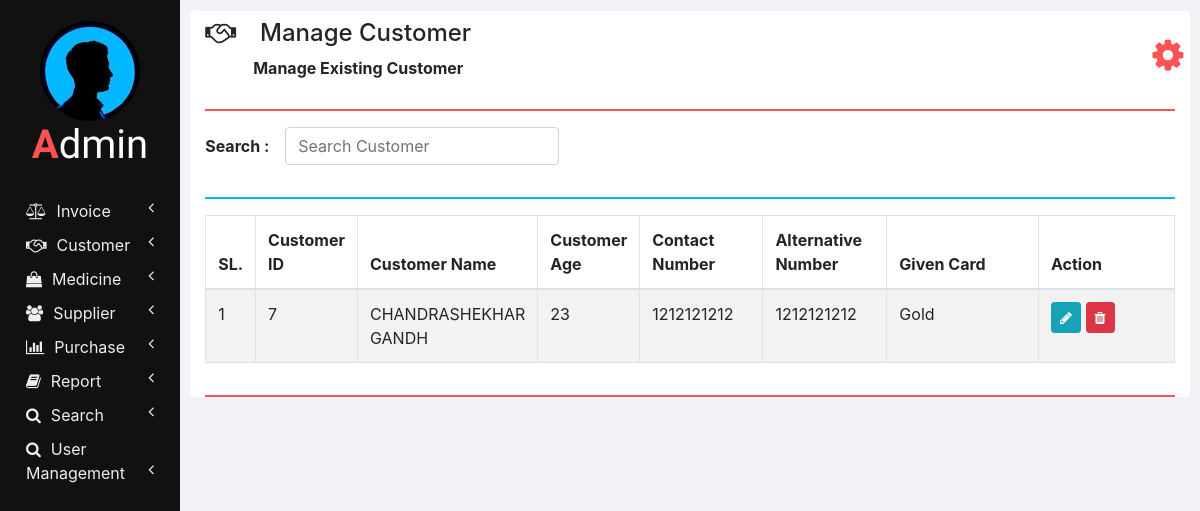
The page /manage_customer.php on the database its author committed.
### tables this page shows
CREATE TABLE `customers` (
  `ID` int(11) NOT NULL,
  `NAME` varchar(20) NOT NULL,
  `AGE` int(11) NOT NULL,
  `DATE_OF_BIRTH` varchar(100) NOT NULL,
  `CONTACT_NUMBER` bigint(20) NOT NULL,
  `ALTERNATIVE_NUMBER` bigint(20) NOT NULL,
  `FATHER_NAME` varchar(20) NOT NULL,
  `FATHER_OCCUPATION` varchar(100) NOT NULL,
  `MOTHER_NAME` varchar(20) NOT NULL,
  `MOTHER_OCCUPATION` varchar(100) NOT NULL,
  `ADDRESS1` varchar(100) NOT NULL,
  `ADDRESS2` varchar(100) NOT NULL,
  `ADHAR_CARD_NUMBER` varchar(100) NOT NULL,
  `GIVEN_CARD` varchar(100) NOT NULL,
  `DISTRICT` varchar(100) NOT NULL,
  `TALUK` varchar(100) NOT NULL,
  `VILLEGE` varchar(100) NOT NULL,
  `DOCTOR_NAME` varchar(100) DEFAULT NULL
);

### php/manage_customer.php (the view, shortened to what this page needs)
<?php
  function showCustomers($id) {
    require "db_connection.php";
    if($con) {
      $seq_no = 0;
      $query = "SELECT * FROM customers";
      $result = mysqli_query($con, $query);
      while($row = mysqli_fetch_array($result)) {
        $seq_no++;
        if($row['ID'] == $id)
          showEditOptionsRow($seq_no, $row);
        else
          showCustomerRow($seq_no, $row);
      }
    }
  }
  function showCustomerRow($seq_no, $row) {
    ?>
    <tr>
      <td><?php echo $seq_no; ?></td>
      <td><?php echo $row['ID'] ?></td>
      <td><?php echo $row['NAME']; ?></td>
      <td><?php echo $row['AGE']; ?></td>
      <td><?php echo $row['CONTACT_NUMBER']; ?></td>
      <td><?php echo $row['ALTERNATIVE_NUMBER']; ?></td>
      <td><?php echo $row['GIVEN_CARD']; ?></td>
      <td>
        <button href="" class="btn btn-info btn-sm" onclick="editCustomer(<?php echo $row['ID']; ?>);">
          <i class="fa fa-pencil"></i>
        </button>
        <button class="btn btn-danger btn-sm" onclick="deleteCustomer(<?php echo $row['ID']; ?>);">
          <i class="fa fa-trash"></i>
        </button>
      </td>
    </tr>
    <?php
  }
  ?>

### css/sidenav.css (style rules this page uses)
body { background-color: #f1f3f6; }
.sidenav { width: 15%; height: 100vh; background-color: #222222; position: fixed; z-index: 1; flex: 1 0 auto; }
.card { width: 100%; height: 100%; top: 0; border-radius: 0; background-color: #111111; }
.logo .logo-caption { font-family: 'Poiret One', cursive; color: #ffffff; text-align: center; margin-bottom: 25px; }
.logo .profile { margin-left: 50%; border-radius: 50%; transform: translate(-50%); }
.logo .tweak { color: #ff5252; font-weight: bold; }
.main-menu-item { padding: 5px 5px; cursor: pointer; }
.main-menu-item > a { color: #eeeeee; text-decoration: none; font-size: 16px; }
.main-menu-item > a > span { margin-left: 10px; }

### css/home.css (style rules this page uses)
html, body { height: 100vh; }

### rows shown on the page
customers: seq_no "1", ID "7", NAME "CHANDRASHEKHAR GANDH", AGE "23", CONTACT_NUMBER "1212121212", ALTERNATIVE_NUMBER "1212121212", GIVEN_CARD "Gold"

### other values the page prints
$heading "Manage Customer"
$sub_heading "Manage Existing Customer"
